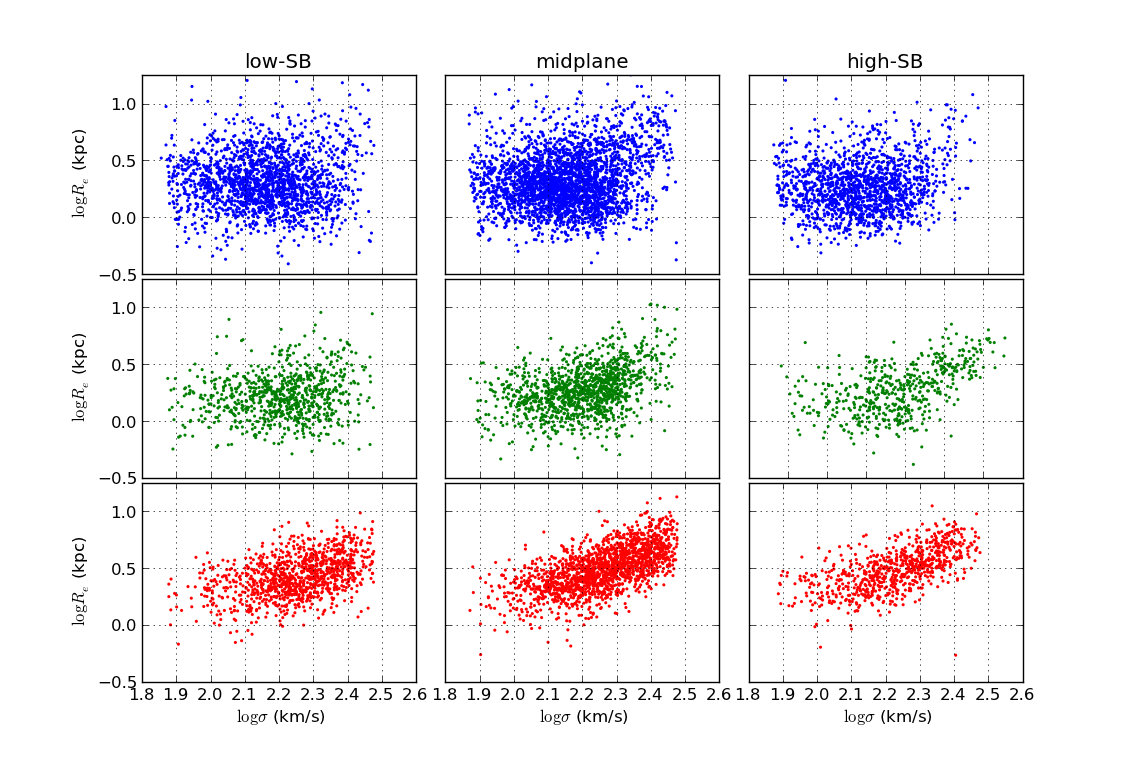

This figure's Python source:
import matplotlib.pyplot as plt
import scipy as scipy
import numpy as np
import csv

# import the data from csv files

FP = csv.reader(open("/home/ant/Research/fp_proj/data/Quiescents_FP.csv"))
EW = csv.reader(open("/home/ant/Research/fp_proj/data/Quiescents_EW.csv"))
ID = csv.reader(open("/home/ant/Research/fp_proj/data/Quiescents_ID.csv"))
AB = csv.reader(open("/home/ant/Research/fp_proj/data/Quiescents_AB.csv"))
Luc = csv.reader(open("/home/ant/Research/fp_proj/data/Quiescents_Luc.csv"))
petro = csv.reader(open("/home/ant/Research/fp_proj/data/Quiescents_petro.csv"))
petro_phy = csv.reader(open("/home/ant/Research/fp_proj/data/Quiescents_petro_phy.csv"))
morph = csv.reader(open("/home/ant/Research/fp_proj/data/Quiescents_morph.csv"))

# put the data into seperate tuples

Re, Re_err, Ie, Ie_err, Vdisp, Vdisp_err = zip(*FP)
EW_Halpha, EW_Halpha_err, EW_OII, EW_OII_err = zip(*EW)
RA, Dec, plate, MJD, fiber = zip(*ID)
AB_deV, AB_deV_err = zip(*AB)
BT, s2 = zip(*Luc)
R50, R90, cons = zip(*petro)
r50_phy, r90_phy = zip(*petro_phy)
Sersic_n, fracDeV = zip(*morph)

# put the data into seperate arrays

Re = np.array(Re, dtype='float')
Re_err = np.array(Re_err, dtype='float')
Ie = np.array(Ie, dtype='float')
Ie_err = np.array(Ie_err, dtype='float')
Vdisp = np.array(Vdisp, dtype='float')
Vdisp_err = np.array(Vdisp_err, dtype='float')

EW_Halpha = np.array(EW_Halpha, dtype='float')
EW_Halpha_err = np.array(EW_Halpha_err, dtype='float')
EW_OII = np.array(EW_OII, dtype='float')
EW_OII_err = np.array(EW_OII_err, dtype='float')

RA = np.array(RA, dtype='float')
Dec = np.array(Dec, dtype='float')
plate = np.array(plate, dtype='float')
MJD = np.array(MJD, dtype='float')
fiber = np.array(fiber, dtype='float')

AB_deV = np.array(AB_deV, dtype='float')
AB_deV_err = np.array(AB_deV_err, dtype='float')

BT = np.array(BT, dtype='float')
s2 = np.array(s2, dtype='float')

R50 = np.array(R50, dtype='float')
R90 = np.array(R90, dtype='float')
cons = np.array(cons, dtype='float')

r50_phy = np.array(r50_phy, dtype='float')
r90_phy = np.array(r90_phy, dtype='float')

Sersic_n = np.array(Sersic_n, dtype='float')
fracDeV = np.array(fracDeV, dtype='float')

Index = np.arange(len(RA))

# Now get a best fit plane of logIe vs. logRe & logVdisp

from scipy import optimize

logVdisp = np.log10(Vdisp)
logRe = np.log10(Re)
logIe = np.log10(Ie)
logIe_err = Ie_err / Ie

fitfunc = lambda p, x1, x2: p[0] + p[1]*x1 + p[2]*x2
errfunc = lambda p, x1, x2, y, err: (y - fitfunc(p,x1,x2))/err

guess = [1.0, -1.0, -1.0]

out = optimize.leastsq(errfunc, guess, args=(logRe, logVdisp, logIe, logIe_err), full_output = 1)

coeff = out[0]
covar = out[1]

print "Plane of best fit:   log(Ie) = {0} log(Re) + {1} log(Vdisp) + {2}".format(round(coeff[1],2),round(coeff[2],2),round(coeff[0],2))

# get a line of best fit

best_fit = coeff[0] + coeff[1]*logRe + coeff[2]*logVdisp

xR_range = max(logRe) - min(logRe)
xV_range = max(logVdisp) - min(logVdisp)

xR_step = 0.1
xV_step = xR_step/(xR_range/xV_range)

xR = np.arange(min(logRe),max(logRe),xR_step)
xV = np.arange(min(logVdisp),max(logVdisp),xV_step)

best_fit_line = coeff[0] + coeff[1]*xR + coeff[2]*xV

# from now on logIe ---> Ie,  logRe ---> Re,   logVdisp ---> Vdisp


A = BT

not_B = np.where(A <= 0.5)[0]
B_Index = np.delete(Index, not_B)
B = np.delete(s2, not_B)
B_AB_deV = np.delete(AB_deV, not_B)
B_cons = np.delete(cons, not_B)

not_K = np.where(B > 0.08)[0]
K_Index = np.delete(B_Index, not_K)
K = np.delete(B_AB_deV, not_K)
KB_cons = np.delete(B_cons, not_K)

not_D = np.where(K <= 0.65)[0]
D_Index = np.delete(K_Index, not_D)
D = np.delete(KB_cons, not_D)

not_Bulge = np.where(D <= 2.9)[0]
Bulge = np.delete(D_Index, not_Bulge)  # Indecies of Bulge Galaxies

dummy_K = (K > 0.45) & (K <= 0.65)
Int_K = K_Index[np.where(dummy_K)]

Int_D = D_Index[np.where(D <= 2.29)]

Intermediate = np.concatenate([Int_K, Int_D]) # Indecies of Intermediate Galaxies

Disc = np.delete(Index, np.concatenate([Bulge,Intermediate]))  # Indecies of Disc Galaxies

not_Disc = np.delete(Index, Disc)
s2_Disc = np.delete(s2, not_Disc)

Unsmooth_Disc = Disc[np.where(s2_Disc > 0.08)[0]] # Indecies of Unsmooth_Disc Galaxies

Smooth_Disc = Disc[np.where(s2_Disc <= 0.08)[0]] # Indecies of Smooth_Disc Galaxies
'''
loc_disc = np.array([RA[Disc],DEC[Disc]]).T
loc_int = np.array([RA[Intermediate],DEC[Intermediate]]).T
loc_bulge = np.array([RA[Bulge],DEC[Bulge]]).T

np.savetxt('loc_Jdisc.dat',loc_disc,fmt='%10.6f')
np.savetxt('loc_Jintermediat.dat',loc_int,fmt='%10.6f')
np.savetxt('loc_Jbulge.dat',loc_bulge,fmt='%10.6f')
'''
# Get FP parameters for each morphological type

Re_disc = np.delete(logRe, np.concatenate([Bulge,Intermediate]))
Re_int = np.delete(logRe, np.concatenate([Bulge,Disc]))
Re_bulge = np.delete(logRe, np.concatenate([Intermediate,Disc]))

Ie_disc = np.delete(logIe, np.concatenate([Bulge,Intermediate]))
Ie_int = np.delete(logIe, np.concatenate([Bulge,Disc]))
Ie_bulge = np.delete(logIe, np.concatenate([Intermediate,Disc]))

Vdisp_disc = np.delete(logVdisp, np.concatenate([Bulge,Intermediate]))
Vdisp_int = np.delete(logVdisp, np.concatenate([Bulge,Disc]))
Vdisp_bulge = np.delete(logVdisp, np.concatenate([Intermediate,Disc]))

best_fit_disc = np.delete(best_fit, np.concatenate([Bulge,Intermediate]))
best_fit_int = np.delete(best_fit, np.concatenate([Bulge,Disc]))
best_fit_bulge = np.delete(best_fit, np.concatenate([Intermediate,Disc]))

# Split each morph type into low, mid and high SB. call them a, b, and c respectively

# disc

Delta_Ie_disc = Ie_disc - best_fit_disc

a_cuts = (Delta_Ie_disc >= -0.06) | (Delta_Ie_disc <= -0.18)
not_a = np.where(a_cuts)[0]
a_Ie_disc = np.delete(Ie_disc, not_a)
a_Re_disc = np.delete(Re_disc, not_a)
a_Vdisp_disc = np.delete(Vdisp_disc, not_a)
a_plate = np.delete(plate, not_a)
a_MJD = np.delete(MJD, not_a)
a_fiber = np.delete(fiber, not_a)
a_Index = np.delete(Index, not_a)

b_cuts = (Delta_Ie_disc < -0.06) | (Delta_Ie_disc > 0.06)
not_b = np.where(b_cuts)[0]
b_Ie_disc = np.delete(Ie_disc, not_b)
b_Re_disc = np.delete(Re_disc, not_b)
b_Vdisp_disc = np.delete(Vdisp_disc, not_b)
b_plate = np.delete(plate, not_b)
b_MJD = np.delete(MJD, not_b)
b_fiber = np.delete(fiber, not_b)
b_Index = np.delete(Index, not_b)

c_cuts = (Delta_Ie_disc <= 0.06) | (Delta_Ie_disc >= 0.18)
not_c = np.where(c_cuts)[0]
c_Ie_disc = np.delete(Ie_disc, not_c)
c_Re_disc = np.delete(Re_disc, not_c)
c_Vdisp_disc = np.delete(Vdisp_disc, not_c)
c_plate = np.delete(plate, not_c)
c_MJD = np.delete(MJD, not_c)
c_fiber = np.delete(fiber, not_c)
c_Index = np.delete(Index, not_c)

# intermediate

Delta_Ie_int = Ie_int - best_fit_int

a_cuts = (Delta_Ie_int >= -0.06) | (Delta_Ie_int <= -0.18)
not_a = np.where(a_cuts)[0]
a_Ie_int = np.delete(Ie_int, not_a)
a_Re_int = np.delete(Re_int, not_a)
a_Vdisp_int = np.delete(Vdisp_int, not_a)
a_plate = np.delete(plate, not_a)
a_MJD = np.delete(MJD, not_a)
a_fiber = np.delete(fiber, not_a)
a_Index = np.delete(Index, not_a)

b_cuts = (Delta_Ie_int < -0.06) | (Delta_Ie_int > 0.06)
not_b = np.where(b_cuts)[0]
b_Ie_int = np.delete(Ie_int, not_b)
b_Re_int = np.delete(Re_int, not_b)
b_Vdisp_int = np.delete(Vdisp_int, not_b)
b_plate = np.delete(plate, not_b)
b_MJD = np.delete(MJD, not_b)
b_fiber = np.delete(fiber, not_b)
b_Index = np.delete(Index, not_b)

c_cuts = (Delta_Ie_int <= 0.06) | (Delta_Ie_int >= 0.18)
not_c = np.where(c_cuts)[0]
c_Ie_int = np.delete(Ie_int, not_c)
c_Re_int = np.delete(Re_int, not_c)
c_Vdisp_int = np.delete(Vdisp_int, not_c)
c_plate = np.delete(plate, not_c)
c_MJD = np.delete(MJD, not_c)
c_fiber = np.delete(fiber, not_c)
c_Index = np.delete(Index, not_c)

# bulge

Delta_Ie_bulge = Ie_bulge - best_fit_bulge

a_cuts = (Delta_Ie_bulge >= -0.06) | (Delta_Ie_bulge <= -0.18)
not_a = np.where(a_cuts)[0]
a_Ie_bulge = np.delete(Ie_bulge, not_a)
a_Re_bulge = np.delete(Re_bulge, not_a)
a_Vdisp_bulge = np.delete(Vdisp_bulge, not_a)
a_plate = np.delete(plate, not_a)
a_MJD = np.delete(MJD, not_a)
a_fiber = np.delete(fiber, not_a)
a_Index = np.delete(Index, not_a)

b_cuts = (Delta_Ie_bulge < -0.06) | (Delta_Ie_bulge > 0.06)
not_b = np.where(b_cuts)[0]
b_Ie_bulge = np.delete(Ie_bulge, not_b)
b_Re_bulge = np.delete(Re_bulge, not_b)
b_Vdisp_bulge = np.delete(Vdisp_bulge, not_b)
b_plate = np.delete(plate, not_b)
b_MJD = np.delete(MJD, not_b)
b_fiber = np.delete(fiber, not_b)
b_Index = np.delete(Index, not_b)

c_cuts = (Delta_Ie_bulge <= 0.06) | (Delta_Ie_bulge >= 0.18)
not_c = np.where(c_cuts)[0]
c_Ie_bulge = np.delete(Ie_bulge, not_c)
c_Re_bulge = np.delete(Re_bulge, not_c)
c_Vdisp_bulge = np.delete(Vdisp_bulge, not_c)
c_plate = np.delete(plate, not_c)
c_MJD = np.delete(MJD, not_c)
c_fiber = np.delete(fiber, not_c)
c_Index = np.delete(Index, not_c)

# graph the FP with colors representing the diffrent morph types
# red:bulge, green:intermediate, blue:disc

plt.plot(best_fit_disc, Ie_disc, 'b.', markersize=2)
plt.plot(best_fit_int, Ie_int, 'g.', markersize=2)
plt.plot(best_fit_bulge, Ie_bulge, 'r.', markersize=2)
plt.plot(best_fit_line, -0.18 + best_fit_line, 'k-',
         best_fit_line, -0.06 + best_fit_line, 'k-',
        best_fit_line, 0.06 + best_fit_line, 'k-',
         best_fit_line, 0.18 + best_fit_line, 'k-')
plt.axis([1.5, 4.0, 1.0, 4.0])
plt.xlabel('{0} log $R_e$ + {1} log $\sigma$ + {2}'.format(round(coeff[1], 2), round(coeff[2], 2), round(coeff[0], 2)))
plt.ylabel('log $I_e$')
plt.title('Red:Bulge, Green:Intermediate, Blue:Disc')
#plt.savefig('/home/ant/Documents/Research/fp_proj/figs/FP_morph.png')
plt.show()
plt.cla()

# now graph the FP all split up with the colors

x = np.arange(1.85,2.45,0.15)
y = np.arange(-0.3,1.2,0.001)

plt.subplot(3,3,1)
plt.plot(a_Vdisp_disc,a_Re_disc,'b.', markersize=2)
plt.plot(x, x*0 - 0.3, 'k-', x, x*0,
         'k-', x, x*0 + 0.3, 'k-', x, x*0 + 0.6, 'k-', x, x*0 + 0.9,
         'k-', x, x*0 +1.2 , 'k-', y*0 + 1.85, y, 'k-', y*0 + 2.00, y,
         'k-', y*0 + 2.15, y, 'k-', y*0 + 2.30, y, 'k-', y*0 + 2.45, y,'k-')
plt.ylim(-0.5,1.25)
plt.ylabel(' $R_e$ (kpc)')
plt.title('low-SB')

plt.subplot(3,3,2)
plt.plot(b_Vdisp_disc,b_Re_disc,'b.', markersize=2)
plt.plot(x, x*0 - 0.3, 'k-', x, x*0,
         'k-', x, x*0 + 0.3, 'k-', x, x*0 + 0.6, 'k-', x, x*0 + 0.9,
         'k-', x, x*0 +1.2 , 'k-', y*0 + 1.85, y, 'k-', y*0 + 2.00, y,
         'k-', y*0 + 2.15, y, 'k-', y*0 + 2.30, y, 'k-', y*0 + 2.45, y,'k-')
plt.ylim(-0.5,1.25)
plt.title('midplane')

plt.subplot(3,3,3)
plt.plot(c_Vdisp_disc,c_Re_disc,'b.', markersize=2)
plt.plot(x, x*0 - 0.3, 'k-', x, x*0,
         'k-', x, x*0 + 0.3, 'k-', x, x*0 + 0.6, 'k-', x, x*0 + 0.9,
         'k-', x, x*0 +1.2 , 'k-', y*0 + 1.85, y, 'k-', y*0 + 2.00, y,
         'k-', y*0 + 2.15, y, 'k-', y*0 + 2.30, y, 'k-', y*0 + 2.45, y,'k-')
plt.ylim(-0.5,1.25)
plt.title('high-SB')

plt.subplot(3,3,4)
plt.plot(a_Vdisp_int,a_Re_int,'g.', markersize=2)
plt.plot(x, x*0 - 0.3, 'k-', x, x*0,
         'k-', x, x*0 + 0.3, 'k-', x, x*0 + 0.6, 'k-', x, x*0 + 0.9,
         'k-', x, x*0 +1.2 , 'k-', y*0 + 1.85, y, 'k-', y*0 + 2.00, y,
         'k-', y*0 + 2.15, y, 'k-', y*0 + 2.30, y, 'k-', y*0 + 2.45, y,'k-')
plt.ylim(-0.5,1.25)
plt.ylabel(' $R_e$ (kpc)')

plt.subplot(3,3,5)
plt.plot(b_Vdisp_int,b_Re_int,'g.', markersize=2)
plt.plot(x, x*0 - 0.3, 'k-', x, x*0,
         'k-', x, x*0 + 0.3, 'k-', x, x*0 + 0.6, 'k-', x, x*0 + 0.9,
         'k-', x, x*0 +1.2 , 'k-', y*0 + 1.85, y, 'k-', y*0 + 2.00, y,
         'k-', y*0 + 2.15, y, 'k-', y*0 + 2.30, y, 'k-', y*0 + 2.45, y,'k-')
plt.ylim(-0.5,1.25)

plt.subplot(3,3,6)
plt.plot(c_Vdisp_int,c_Re_int,'g.', markersize=2)
plt.plot(x, x*0 - 0.3, 'k-', x, x*0,
         'k-', x, x*0 + 0.3, 'k-', x, x*0 + 0.6, 'k-', x, x*0 + 0.9,
         'k-', x, x*0 +1.2 , 'k-', y*0 + 1.85, y, 'k-', y*0 + 2.00, y,
         'k-', y*0 + 2.15, y, 'k-', y*0 + 2.30, y, 'k-', y*0 + 2.45, y,'k-')
plt.ylim(-0.5,1.25)

plt.subplot(3,3,7)
plt.plot(a_Vdisp_bulge,a_Re_bulge,'r.', markersize=2)
plt.plot(x, x*0 - 0.3, 'k-', x, x*0,
         'k-', x, x*0 + 0.3, 'k-', x, x*0 + 0.6, 'k-', x, x*0 + 0.9,
         'k-', x, x*0 +1.2 , 'k-', y*0 + 1.85, y, 'k-', y*0 + 2.00, y,
         'k-', y*0 + 2.15, y, 'k-', y*0 + 2.30, y, 'k-', y*0 + 2.45, y,'k-')
plt.ylim(-0.5,1.25)
plt.xlabel(' $\sigma$ (km/s)')
plt.ylabel(' $R_e$ (kpc)')

plt.subplot(3,3,8)
plt.plot(b_Vdisp_bulge,b_Re_bulge,'r.', markersize=2)
plt.plot(x, x*0 - 0.3, 'k-', x, x*0,
         'k-', x, x*0 + 0.3, 'k-', x, x*0 + 0.6, 'k-', x, x*0 + 0.9,
         'k-', x, x*0 +1.2 , 'k-', y*0 + 1.85, y, 'k-', y*0 + 2.00, y,
         'k-', y*0 + 2.15, y, 'k-', y*0 + 2.30, y, 'k-', y*0 + 2.45, y,'k-')
plt.ylim(-0.5,1.25)
plt.xlabel(' $\sigma$ (km/s)')

plt.subplot(3,3,9)
plt.plot(c_Vdisp_bulge,c_Re_bulge,'r.', markersize=2)
plt.plot(x, x*0 - 0.3, 'k-', x, x*0,
         'k-', x, x*0 + 0.3, 'k-', x, x*0 + 0.6, 'k-', x, x*0 + 0.9,
         'k-', x, x*0 +1.2 , 'k-', y*0 + 1.85, y, 'k-', y*0 + 2.00, y,
         'k-', y*0 + 2.15, y, 'k-', y*0 + 2.30, y, 'k-', y*0 + 2.45, y,'k-')
plt.ylim(-0.5,1.25)
plt.xlabel(' $\log{\sigma}$ (km/s)')
plt.show()
#plt.savefig('/home/ant/Documents/Research/fp_proj/figs/FP_split_morph.png')








